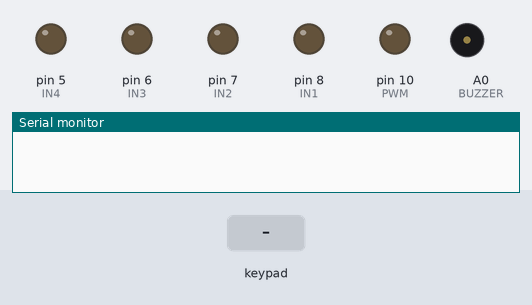
The sketch below on a simulated Arduino Uno, built with avr-gcc and run on an emulated ATmega328P. Parts: output pins drawn as LEDs (lit = HIGH), buzzer (waves = sounding), the last lines printed to the serial monitor. Wiring (inferred from the names in the program): 4×3 keypad with keys 1 2 3 4 5 6 7 8 9 * 0 # (labels assumed): rows A1, A2, A3, A4; columns pin 12, pin 13, A5. Inputs (shaded band) come from the test bench. Pins used as bus, display or sensor lines are not drawn.

Above: at 1.2 s.
1.3 s: keypad keys 1 2 pressed 0.4 s apart
At 1.51 s:
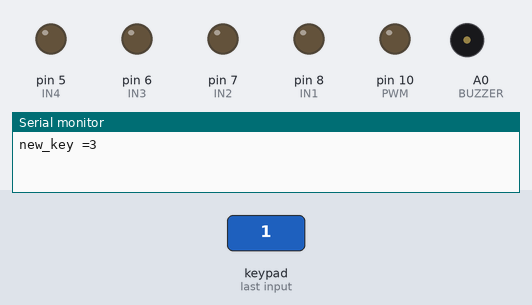
3.6 s: key '*' pressed
At 4.9 s:
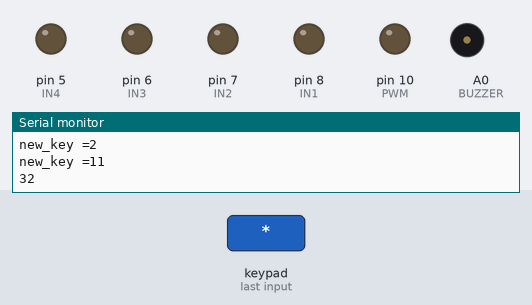
5.2 s: key '#' pressed
At 5.36 s:
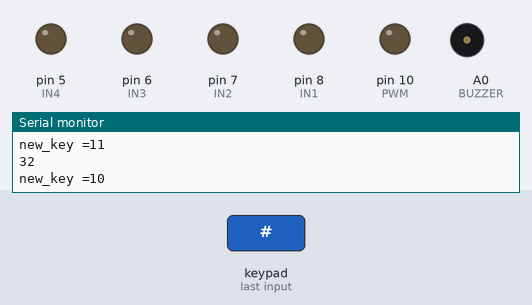
Timing chart, 0 to 8.2 s (numbered marks = the images above; inputs shaded):
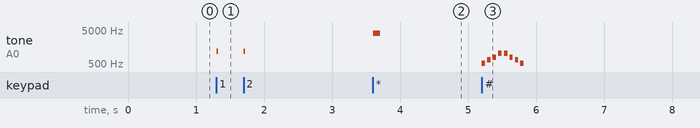

The sketch:

codecar.ino
```cpp
#include "pitches.h"

#define IN1 8
#define IN2 7
#define IN3 6
#define IN4 5
#define PWM 10
#define PWMValue 50
#define KEYPAD_SCAN0 12
#define KEYPAD_SCAN1 13
#define KEYPAD_SCAN2 A5
#define KEYPAD_SENSE0 A1
#define KEYPAD_SENSE1 A2
#define KEYPAD_SENSE2 A3
#define KEYPAD_SENSE3 A4
#define BUZZER A0

int notes[] = {
  NOTE_B7, NOTE_B5, NOTE_D6, NOTE_F5, NOTE_C5, NOTE_E5, NOTE_G5, NOTE_C6
};

volatile int state = LOW;

void setup() {
  // put your setup code here, to run once:
  Serial.begin(9600);    // initialize serial
  pinMode(IN1, OUTPUT);
  pinMode(IN2, OUTPUT);
  pinMode(IN3, OUTPUT);
  pinMode(IN4, OUTPUT);
  pinMode(PWM, OUTPUT);

  analogWrite(PWM,0);
  digitalWrite(IN1,0);
  digitalWrite(IN2,0);
  digitalWrite(IN3,0);
  digitalWrite(IN4,0);

  pinMode(KEYPAD_SCAN0, OUTPUT);
  pinMode(KEYPAD_SCAN1, OUTPUT);
  pinMode(KEYPAD_SCAN2, OUTPUT);

  pinMode(KEYPAD_SENSE0,INPUT_PULLUP);
  pinMode(KEYPAD_SENSE1,INPUT_PULLUP);
  pinMode(KEYPAD_SENSE2,INPUT_PULLUP);
  pinMode(KEYPAD_SENSE3,INPUT_PULLUP);


//  attachInterrupt(digitalPinToInterrupt(2), blink, FALLING      );
}

int row=0;
int old_key=-1;
int new_key=-1;
int key_pressed=0;
int dummy_count=0;

String commandStr = "";
int lastStrIndex = 0;

int go=-1;
unsigned long time;

void loop() {
  // put your main code here, to run repeatedly:

  // keyboard scan

  for(row=0;row<3;row++){
    if(row==0){
      digitalWrite(KEYPAD_SCAN2,1);
      digitalWrite(KEYPAD_SCAN1,1);
      digitalWrite(KEYPAD_SCAN0,0);
      for(int i=0;i<100;i++){
      if(!digitalRead(KEYPAD_SENSE0)){

        new_key=3;
        key_pressed=1;
      }
      if(!digitalRead(KEYPAD_SENSE1)){

        new_key=6;
        key_pressed=1;
      }
      if(!digitalRead(KEYPAD_SENSE2)){

        new_key=9;
        key_pressed=1;
      }
      if(!digitalRead(KEYPAD_SENSE3)){

        new_key=11;
        key_pressed=1;
      }
      }
    }
    if(row == 1){
      digitalWrite(KEYPAD_SCAN0,1);
      digitalWrite(KEYPAD_SCAN2,1);
      digitalWrite(KEYPAD_SCAN1,0);
      for(int i=0;i<100;i++){
      if(!digitalRead(KEYPAD_SENSE0)){

        new_key=2;
        key_pressed=1;
      }
      if(!digitalRead(KEYPAD_SENSE1)){

        new_key=5;
        key_pressed=1;
      }
      if(!digitalRead(KEYPAD_SENSE2)){

        new_key=8;
        key_pressed=1;
      }
      if(!digitalRead(KEYPAD_SENSE3)){

        new_key=0;
        key_pressed=1;
      }
      }
    }
    if(row == 2){
      digitalWrite(KEYPAD_SCAN0,1);
      digitalWrite(KEYPAD_SCAN1,1);
      digitalWrite(KEYPAD_SCAN2,0);
      for(int i=0;i<100;i++){
      if(!digitalRead(KEYPAD_SENSE0)){

        new_key=1;
        key_pressed=1;
      }
      if(!digitalRead(KEYPAD_SENSE1)){

        new_key=4;
        key_pressed=1;
      }
      if(!digitalRead(KEYPAD_SENSE2)){

        new_key=7;
        key_pressed=1;
      }
      if(!digitalRead(KEYPAD_SENSE3)){

        new_key=10;
        key_pressed=1;
      }
      }
    }
  }

  if(key_pressed){
    key_pressed=0;
    if(old_key != new_key){
      String output = "new_key =" + String(new_key);
      Serial.println(output);
      tone(BUZZER, notes[2], 20);
      old_key = new_key;
      if(new_key == 11){
        tone(BUZZER, notes[0], 100);
      }
      dummy_count++;
      if(dummy_count==10){
        dummy_count = 0;
//        tone(A0, notes[0], 100);
      }
      //
//      if(new_key == 0){
//        digitalWrite(9,0);
//        digitalWrite(10,0);
//      }

//      if(new_key == 1){
//        analogWrite(10,30);
//      }
//      if(new_key == 7){
//        analogWrite(10,65);
//      }

//      if(new_key == 3){
//        analogWrite(10,170);
//      }
//      if(new_key == 4){
//        analogWrite(10,175);
//      }
//      if(new_key == 5){
//        analogWrite(10,180);
//      }
//      if(new_key == 6){
//        analogWrite(10,185);
//      }
//      if(new_key == 7){
//        analogWrite(10,190);
//      }
//      if(new_key == 8){
//        digitalWrite(10,200);
//      }
///////////////////////////////
//      if(new_key == 10){
//        tone(A0, notes[4], 50);
//        delay(200);
//        tone(A0, notes[5], 50);
//        delay(200);
//        tone(A0, notes[6], 50);
//        delay(200);
//        tone(A0, notes[7], 50);
//        delay(200);
//      }
//
//      if(new_key == 2){
//        digitalWrite(3,0);
//        analogWrite(11,185);
//        digitalWrite(9,0);
//        analogWrite(10,185);
//      }
//      if(new_key == 8){
//        digitalWrite(11,0);
//        analogWrite(3,185);
//        digitalWrite(10,0);
//        analogWrite(9,185);
//      }
//
//      if(new_key == 5){
//        digitalWrite(3,0);
//        digitalWrite(11,0);
//        digitalWrite(9,0);
//        digitalWrite(10,0);
//      }
///////////////////////////////////////
      if(new_key == 11){
        commandStr += "\n";
        Serial.println(commandStr);
      }else{
        commandStr += new_key;
      }
      if(new_key == 10){
        tone(BUZZER, notes[4], 50);
        delay(80);
        tone(BUZZER, notes[5], 50);
        delay(80);
        tone(BUZZER, notes[6], 50);
        delay(80);
        tone(BUZZER, notes[7], 50);
        delay(80);
        go = 1;
      }
    }
  }else{
    old_key = -1;
    new_key = -1;
  }
  ////////////////
  if(go>0){
    Serial.println("");
    int newStrIndex = commandStr.indexOf("\n",lastStrIndex + 1);
    int nextStrIndex = commandStr.indexOf("\n",newStrIndex + 1);
    //
    if(newStrIndex < 0){
        tone(BUZZER, notes[7], 50);
        delay(80);
        tone(BUZZER, notes[6], 50);
        delay(80);
        tone(BUZZER, notes[5], 50);
        delay(80);
        tone(BUZZER, notes[4], 50);
        delay(80);
      go = -1;
      commandStr = "";
      lastStrIndex = 0;
    }else{
      //////////////////////////////////////////////////
      String oneCommand = commandStr.substring((lastStrIndex>0)?(lastStrIndex + 1):lastStrIndex,newStrIndex);
      String nextCommand = commandStr.substring((newStrIndex>0)?(newStrIndex + 1):newStrIndex,nextStrIndex);
      int intOneCommand = oneCommand.toInt();
      int intNextCommand = nextCommand.toInt();
      static int oldIntOneCommand = 0;
      //
      if(intOneCommand == 2){

        digitalWrite(IN1,1);
        digitalWrite(IN2,0);
        digitalWrite(IN3,1);
        digitalWrite(IN4,0);
        analogWrite(PWM,PWMValue);
        delay(1200);


       if(intNextCommand != 2){
        digitalWrite(IN1,0);
        digitalWrite(IN2,0);
        digitalWrite(IN3,0);
        digitalWrite(IN4,0);
        analogWrite(PWM,0);
       }
      }
      //
      if(intOneCommand == 4){
        if(oldIntOneCommand != intOneCommand) delay(500);
        digitalWrite(IN1,1);
        digitalWrite(IN2,0);
        digitalWrite(IN3,0);
        digitalWrite(IN4,1);
        analogWrite(PWM,PWMValue);
        delay(1200);


        digitalWrite(IN1,0);
        digitalWrite(IN2,0);
        digitalWrite(IN3,0);
        digitalWrite(IN4,0);
        analogWrite(PWM,0);

      }
      //
      if(intOneCommand == 6){
        if(oldIntOneCommand != intOneCommand) delay(500);
        digitalWrite(IN1,0);
        digitalWrite(IN2,1);
        digitalWrite(IN3,1);
        digitalWrite(IN4,0);
        analogWrite(PWM,PWMValue);
        delay(1200);


        digitalWrite(IN1,0);
        digitalWrite(IN2,0);
        digitalWrite(IN3,0);
        digitalWrite(IN4,0);
        analogWrite(PWM,0);

      }
      if(intOneCommand == 8){
        digitalWrite(IN1,0);
        digitalWrite(IN2,1);
        digitalWrite(IN3,0);
        digitalWrite(IN4,1);
        analogWrite(PWM,PWMValue);
        delay(1200);


        digitalWrite(IN1,0);
        digitalWrite(IN2,0);
        digitalWrite(IN3,0);
        digitalWrite(IN4,0);
        analogWrite(PWM,0);
      }
      oldIntOneCommand = intOneCommand;
      String strOne = "strIndex=" + String(newStrIndex);
      Serial.println(strOne);
      String output = "oneCommand=" + oneCommand + " nextCommand=" + nextCommand;
      Serial.println(output);
      Serial.println("");
      lastStrIndex = newStrIndex;
    }
  }
  //delay(30);
}

void blink() {
    state = HIGH;
        tone(BUZZER, notes[7], 50);
}
```

pitches.h
```cpp
/*************************************************
 * Public Constants
 *************************************************/

#define NOTE_B0  31
#define NOTE_C1  33
#define NOTE_CS1 35
#define NOTE_D1  37
#define NOTE_DS1 39
#define NOTE_E1  41
#define NOTE_F1  44
#define NOTE_FS1 46
#define NOTE_G1  49
#define NOTE_GS1 52
#define NOTE_A1  55
#define NOTE_AS1 58
#define NOTE_B1  62
#define NOTE_C2  65
#define NOTE_CS2 69
#define NOTE_D2  73
#define NOTE_DS2 78
#define NOTE_E2  82
#define NOTE_F2  87
#define NOTE_FS2 93
#define NOTE_G2  98
#define NOTE_GS2 104
#define NOTE_A2  110
#define NOTE_AS2 117
#define NOTE_B2  123
#define NOTE_C3  131
#define NOTE_CS3 139
#define NOTE_D3  147
#define NOTE_DS3 156
#define NOTE_E3  165
#define NOTE_F3  175
#define NOTE_FS3 185
#define NOTE_G3  196
#define NOTE_GS3 208
#define NOTE_A3  220
#define NOTE_AS3 233
#define NOTE_B3  247
#define NOTE_C4  262
#define NOTE_CS4 277
#define NOTE_D4  294
#define NOTE_DS4 311
#define NOTE_E4  330
#define NOTE_F4  349
#define NOTE_FS4 370
#define NOTE_G4  392
#define NOTE_GS4 415
#define NOTE_A4  440
#define NOTE_AS4 466
#define NOTE_B4  494
#define NOTE_C5  523
#define NOTE_CS5 554
#define NOTE_D5  587
#define NOTE_DS5 622
#define NOTE_E5  659
#define NOTE_F5  698
#define NOTE_FS5 740
#define NOTE_G5  784
#define NOTE_GS5 831
#define NOTE_A5  880
#define NOTE_AS5 932
#define NOTE_B5  988
#define NOTE_C6  1047
#define NOTE_CS6 1109
#define NOTE_D6  1175
#define NOTE_DS6 1245
#define NOTE_E6  1319
#define NOTE_F6  1397
#define NOTE_FS6 1480
#define NOTE_G6  1568
#define NOTE_GS6 1661
#define NOTE_A6  1760
#define NOTE_AS6 1865
#define NOTE_B6  1976
#define NOTE_C7  2093
#define NOTE_CS7 2217
#define NOTE_D7  2349
#define NOTE_DS7 2489
#define NOTE_E7  2637
#define NOTE_F7  2794
#define NOTE_FS7 2960
#define NOTE_G7  3136
#define NOTE_GS7 3322
#define NOTE_A7  3520
#define NOTE_AS7 3729
#define NOTE_B7  3951
#define NOTE_C8  4186
#define NOTE_CS8 4435
#define NOTE_D8  4699
#define NOTE_DS8 4978
```

Measured:
- after the input at 1.3 s, tone on A0 (BUZZER): alternates 1175 Hz for 0.02 s and silent for 0.38 s, 4 changes in all, then stays silent, starting at once
- after the input at 3.6 s, tone on A0 (BUZZER): silent → 3951 Hz at once, → silent 0.10 s later
- after the input at 5.2 s, tone on A0 (BUZZER): plays 523 Hz for 0.05 s, 659 Hz for 0.05 s, 784 Hz for 0.05 s, 1047 Hz for 0.05 s, 1047 Hz for 0.05 s, 784 Hz for 0.05 s … (8 notes in this stretch), starting at once
